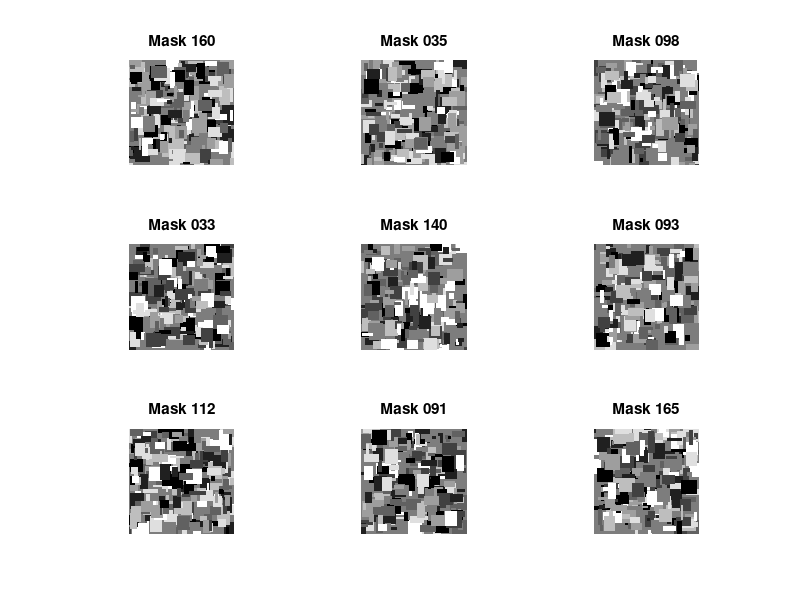

This chart was generated by the following MATLAB code: (Note: this script raises an error after producing the figure.)
%% ============================================================
%  GRAYSCALE MONDRIAN MASK GENERATOR FOR CFS
%  (patch size specified in degrees of visual angle, per paper)
%
%  Paper spec:
%    "Randomly generated achromatic Mondrian patterned images
%     made of rectangles drawn in variable size (0.2-1.2 deg
%     in length), luminance, and location within a square
%     aperture of uniform luminance (15 cd/m2). The Mondrian
%     images changed every 100 ms throughout a trial."
%
%  Screen:
%       Resolution: 1920 x 1080 pixels
%       Diagonal:   21.5 inches, assumed 16:9 aspect ratio
%       Viewing distance: 60 cm
%
%  Mask:
%       7.8 x 7.8 degrees visual angle
%       Grayscale, rectangular Mondrian patches
%       Patch length: 0.2 - 1.2 degrees (width & height drawn
%       independently within this range)
%
%  Output:
%       200 PNG masks, changing every 100 ms (10 Hz) in CFS
% =============================================================

clear;
clc;
close all;

%% ============================================================
% 1. BASIC PARAMETERS
% ============================================================

nMasks = 200;

viewingDistance_cm = 60;

% Monitor: 21.5" diagonal, 1920x1080, assumed 16:9 aspect ratio
screenDiagonal_in = 21.5;
aspectW = 16; aspectH = 9;
diagRatio = sqrt(aspectW^2 + aspectH^2);

screenWidth_in  = screenDiagonal_in * aspectW / diagRatio;
screenHeight_in = screenDiagonal_in * aspectH / diagRatio;

screenWidth_cm  = screenWidth_in  * 2.54;
screenHeight_cm = screenHeight_in * 2.54;

screenWidth_px  = 1920;
screenHeight_px = 1080;

desiredVisualAngle_deg = 7.8;

%% ============================================================
% 2. CALCULATE MASK SIZE (7.8 x 7.8 deg)
% ============================================================

maskSize_cm = 2 * viewingDistance_cm * ...
    tand(desiredVisualAngle_deg / 2);

pixelsPerCm_horizontal = screenWidth_px / screenWidth_cm;
pixelsPerCm_vertical   = screenHeight_px / screenHeight_cm;

maskWidth_px  = round(maskSize_cm * pixelsPerCm_horizontal);
maskHeight_px = round(maskSize_cm * pixelsPerCm_vertical);

fprintf('\n============================================\n');
fprintf('SCREEN PARAMETERS\n');
fprintf('============================================\n');
fprintf('Screen width  = %.2f in (%.2f cm)\n', screenWidth_in, screenWidth_cm);
fprintf('Screen height = %.2f in (%.2f cm)\n', screenHeight_in, screenHeight_cm);
fprintf('Pixels/cm (horizontal) = %.2f\n', pixelsPerCm_horizontal);
fprintf('Pixels/cm (vertical)   = %.2f\n', pixelsPerCm_vertical);

fprintf('\n============================================\n');
fprintf('MASK PARAMETERS\n');
fprintf('============================================\n');
fprintf('Desired visual angle = %.2f degrees\n', desiredVisualAngle_deg);
fprintf('Physical mask size = %.2f cm x %.2f cm\n', maskSize_cm, maskSize_cm);
fprintf('Mask size = %d x %d pixels\n', maskWidth_px, maskHeight_px);

%% ============================================================
% 3. PATCH SIZE (0.2 - 1.2 deg, per paper), converted to pixels
% ============================================================

patchAngle_min_deg = 0.2;
patchAngle_max_deg = 1.2;

patchSize_min_cm = 2 * viewingDistance_cm * tand(patchAngle_min_deg / 2);
patchSize_max_cm = 2 * viewingDistance_cm * tand(patchAngle_max_deg / 2);

% Width and height each drawn independently within this deg range
patchWidth_min_px  = round(patchSize_min_cm * pixelsPerCm_horizontal);
patchWidth_max_px  = round(patchSize_max_cm * pixelsPerCm_horizontal);

patchHeight_min_px = round(patchSize_min_cm * pixelsPerCm_vertical);
patchHeight_max_px = round(patchSize_max_cm * pixelsPerCm_vertical);

fprintf('\n============================================\n');
fprintf('PATCH PARAMETERS\n');
fprintf('============================================\n');
fprintf('Patch length range = %.2f - %.2f degrees\n', ...
    patchAngle_min_deg, patchAngle_max_deg);
fprintf('Patch width  range = %d - %d pixels\n', ...
    patchWidth_min_px, patchWidth_max_px);
fprintf('Patch height range = %d - %d pixels\n', ...
    patchHeight_min_px, patchHeight_max_px);

% Number of rectangular patches per mask
minPatches = 200;
maxPatches = 250;

% Grayscale values (approximate luminance steps).
% NOTE: the paper specifies the aperture is normalized to a mean
% luminance of 15 cd/m2 and a calibrated RMS contrast. True cd/m2
% control requires a photometer reading + gamma correction (LUT)
% for your specific monitor - plain 8-bit grayscale values (0-255)
% are NOT linearly related to cd/m2 output. This script uses
% grayscale as a stand-in; if you need photometrically accurate
% luminance, that calibration step has to happen separately
% (e.g., via Psychtoolbox gamma correction) before/after this.
grayLevels = [0 32 64 96 127 159 191 223 255];

%% ============================================================
% 4. OUTPUT FOLDER
% ============================================================

outputFolder = fullfile('D:\CFS\Expt_emo\Stimuli\CFS_Mondrian_Grayscale');

if ~exist(outputFolder, 'dir')
    mkdir(outputFolder);
end

if ~exist(outputFolder, 'dir')
    error('Could not create output folder: %s', outputFolder);
end

fprintf('\nOutput folder:\n%s\n', outputFolder);

%% ============================================================
% 5. GENERATE MASKS
% ============================================================

for maskNum = 1:nMasks

    % Middle gray background (uniform "aperture" luminance)
    img = uint8(127 * ones(maskHeight_px, maskWidth_px));

    nPatches = randi([minPatches maxPatches]);

    % ------------------------------------------------------
    % Force coverage of the four edges
    % ------------------------------------------------------
    edgePatches = 12;

    for p = 1:edgePatches

        patchWidth  = randi([patchWidth_min_px  patchWidth_max_px]);
        patchHeight = randi([patchHeight_min_px patchHeight_max_px]);

        grayValue = grayLevels(randi(length(grayLevels)));

        edge = mod(p-1,4) + 1;

        switch edge
            case 1 % TOP
                x = randi([1 max(1, maskWidth_px-patchWidth+1)]);
                y = 1;
            case 2 % RIGHT
                x = maskWidth_px-patchWidth+1;
                y = randi([1 max(1, maskHeight_px-patchHeight+1)]);
            case 3 % BOTTOM
                x = randi([1 max(1, maskWidth_px-patchWidth+1)]);
                y = maskHeight_px-patchHeight+1;
            case 4 % LEFT
                x = 1;
                y = randi([1 max(1, maskHeight_px-patchHeight+1)]);
        end

        img(y:y+patchHeight-1, x:x+patchWidth-1) = uint8(grayValue);
    end

    % ------------------------------------------------------
    % Force corner coverage
    % ------------------------------------------------------
    for c = 1:4

        patchWidth  = randi([patchWidth_min_px  patchWidth_max_px]);
        patchHeight = randi([patchHeight_min_px patchHeight_max_px]);

        grayValue = grayLevels(randi(length(grayLevels)));

        switch c
            case 1 % TOP-LEFT
                x = 1; y = 1;
            case 2 % TOP-RIGHT
                x = maskWidth_px-patchWidth+1; y = 1;
            case 3 % BOTTOM-LEFT
                x = 1; y = maskHeight_px-patchHeight+1;
            case 4 % BOTTOM-RIGHT
                x = maskWidth_px-patchWidth+1; y = maskHeight_px-patchHeight+1;
        end

        img(y:y+patchHeight-1, x:x+patchWidth-1) = uint8(grayValue);
    end

    % ------------------------------------------------------
    % Remaining random patches, all drawn from the 0.2-1.2 deg
    % size range (matches the paper - one unified size pool)
    % ------------------------------------------------------
    remainingPatches = nPatches - edgePatches - 4;

    for p = 1:remainingPatches

        patchWidth  = randi([patchWidth_min_px  patchWidth_max_px]);
        patchHeight = randi([patchHeight_min_px patchHeight_max_px]);

        x = randi([1 max(1, maskWidth_px-patchWidth+1)]);
        y = randi([1 max(1, maskHeight_px-patchHeight+1)]);

        grayValue = grayLevels(randi(length(grayLevels)));

        img(y:y+patchHeight-1, x:x+patchWidth-1) = uint8(grayValue);
    end

    % ------------------------------------------------------
    % Save mask
    % ------------------------------------------------------
    filename = fullfile(outputFolder, sprintf('Mondrian_%03d.png', maskNum));
    imwrite(img, filename);

end

fprintf('\n============================================\n');
fprintf('%d Mondrian masks generated successfully.\n', nMasks);
fprintf('Saved to: %s\n', outputFolder);
fprintf('============================================\n');

%% ============================================================
% 6. DISPLAY RANDOM EXAMPLES
% ============================================================

figure('Name', 'Example CFS Mondrian Masks', 'Color', 'white');

for k = 1:9
    randomNumber = randi(nMasks);
    filename = fullfile(outputFolder, sprintf('Mondrian_%03d.png', randomNumber));
    img = imread(filename);
    subplot(3,3,k);
    imshow(img, 'InitialMagnification', 'fit');
    title(sprintf('Mask %03d', randomNumber));
end

sgtitle('Example Grayscale CFS Mondrian Masks');
